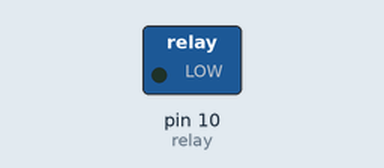
The sketch below on a simulated Arduino Uno, built with avr-gcc and run on an emulated ATmega328P. Parts: switched loads named in the sketch (green lamp = pin HIGH). Dashed ring = blinking.

Above: at 0.5 s.
Timing chart, 0 to 4.6 s (numbered marks = the images above):
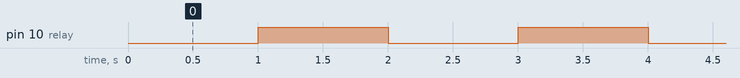

Measured:
- by itself, pin 10 (relay): alternates HIGH for 1.0 s and LOW for 1.0 s

The sketch:

Relay_LED.ino
```cpp
//Jain College of Engineering & Research, Udyambag, Belagavi-590008
//Department of Electronics & Communication Engineering
//Program to turn ON LED to demonstrate the controlling action of  relay (Active HIGH, Active LOW)

int relay = 10;

void setup ()
{
  pinMode (relay, OUTPUT);
}
  void loop ()
{
   digitalWrite(relay, LOW);
   delay(1000);
   digitalWrite(relay, HIGH);
   delay(1000);

}
```
